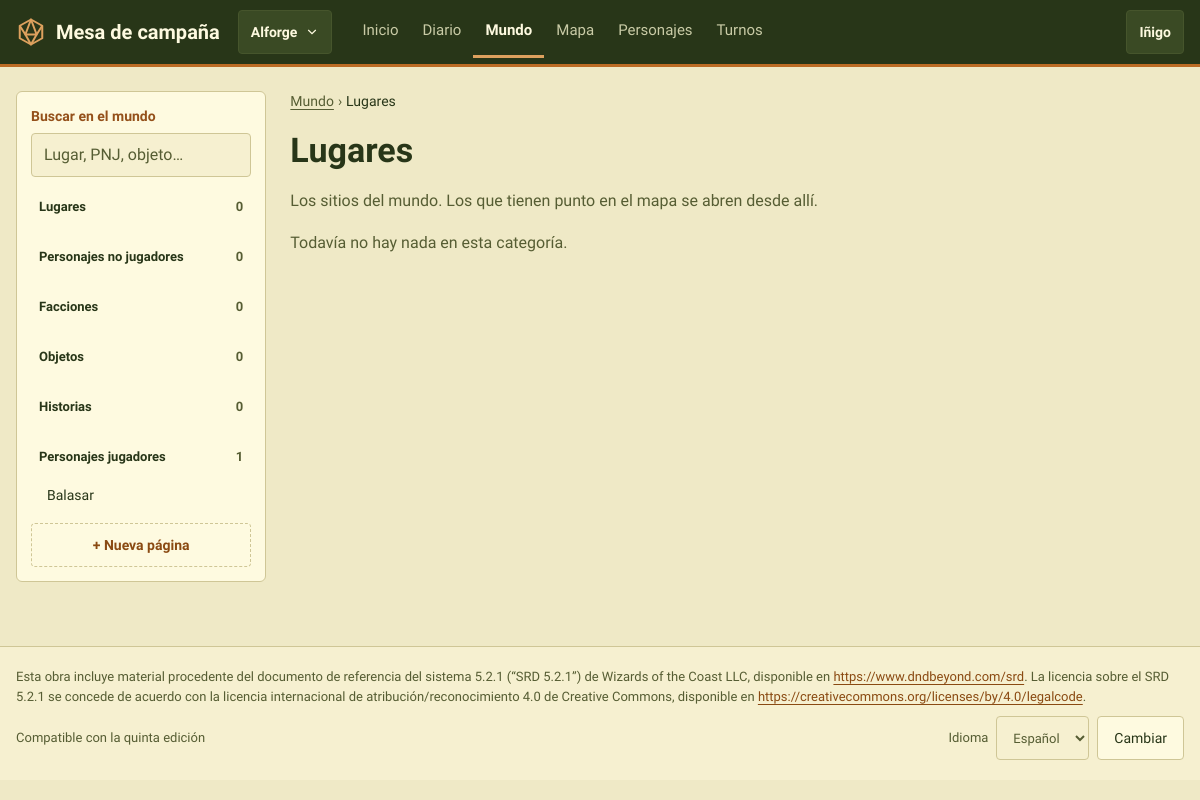
Page /c/3/mundo/?cat=lugar (signed in) on the earlier database version.
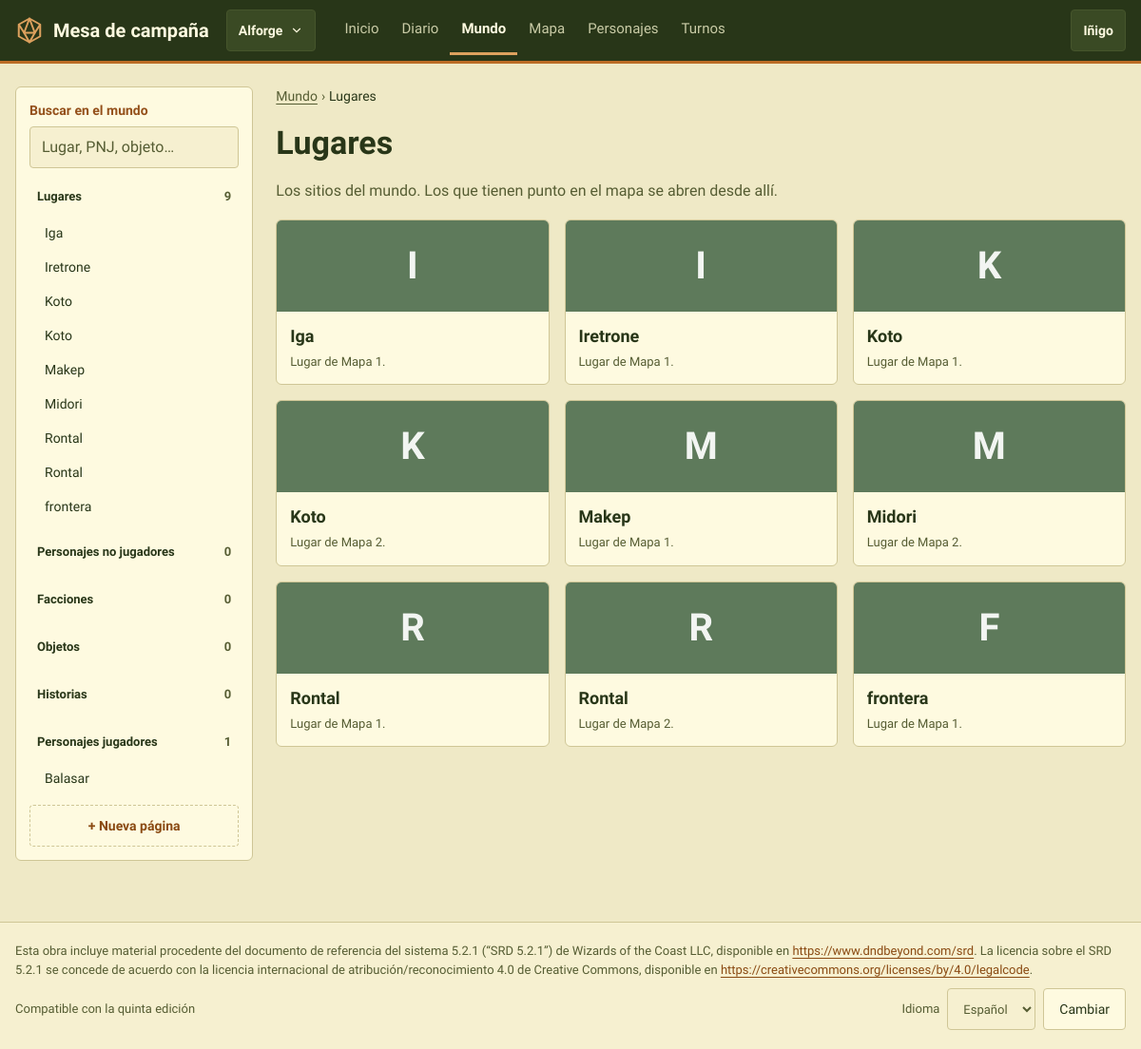
Same page on the later database version.
### CampaignManager/models.py (models this page shows, shortened)
class Campaign(models.Model):
    class Status(models.TextChoices):
        ACTIVA = "activa", "Activa"
        PAUSADA = "pausada", "Pausada"
        TERMINADA = "terminada", "Terminada"
    name = models.CharField(max_length=100)
    description = models.TextField(blank=True)
    start_date = models.DateField()
    status = models.CharField(max_length=10, choices=Status.choices, default=Status.ACTIVA)
    cover = models.ImageField(upload_to="portadas/", blank=True)
    notice = models.TextField(blank=True, help_text="«Aviso del máster» on the home page")
    world_day = models.CharField(max_length=100, blank=True, help_text="Day in the world, e.g. «3 de Brumario»")
    world_year = models.CharField(max_length=100, blank=True)
    masters = models.ManyToManyField(User, related_name="dm_campaigns")
    players = models.ManyToManyField(User, related_name="player_campaigns", blank=True)
    class Meta:
        ordering = ["name"]
        indexes = [models.Index(fields=["status"])]
    def _role(self, user):
        if not user.is_authenticated:
            return None
        cache = self.__dict__.setdefault("_roles", {})
        if user.pk not in cache:
            if self.masters.filter(pk=user.pk).exists():
                cache[user.pk] = "master"
            elif self.players.filter(pk=user.pk).exists():
                cache[user.pk] = "player"
            else:
                cache[user.pk] = None
        return cache[user.pk]
    def is_master(self, user):
        return self._role(user) == "master"
    def is_member(self, user):
        return self._role(user) is not None
    @property
    def party(self):
        return self.characters.filter(is_npc=False, status=Character.Status.APROBADO)

class User(AbstractUser):
    pass

class Character(models.Model):
    class Status(models.TextChoices):
        PENDIENTE = "pendiente", "Pendiente"
        APROBADO = "aprobado", "Aprobado"
    name = models.CharField(max_length=100)
    xp = models.IntegerField(default=0)
    level = models.PositiveSmallIntegerField(
        default=1,
        validators=[MinValueValidator(1), MaxValueValidator(rules.MAX_LEVEL)],
        help_text="Level reached. It can be behind the XP until the player levels up",
    )
    hp = models.IntegerField(help_text="Maximum hit points")
    temp_hp = models.IntegerField(help_text="Current hit points")
    ac = models.IntegerField(help_text="Armor class")
    temp_ap = models.IntegerField(default=0, help_text="Current armor points")
    inspiration = models.IntegerField(default=0)
    strength = models.IntegerField()
    dexterity = models.IntegerField()
    constitution = models.IntegerField()
    intelligence = models.IntegerField()
    wisdom = models.IntegerField()
    charisma = models.IntegerField()
    portrait = models.ImageField(upload_to="retratos/", blank=True)
    background = models.TextField(blank=True)
    notes = models.TextField(blank=True, help_text="The player's own notes")
    status = models.CharField(max_length=10, choices=Status.choices, default=Status.APROBADO)
    dead = models.BooleanField(default=False)
    knocked_down_in = models.ForeignKey(
        "Encounter", on_delete=models.SET_NULL, null=True, blank=True, related_name="+",
        help_text="The fight in which the character was last knocked down",
    )
    magic_points = models.PositiveIntegerField(default=0)
    magic_points_bonus = models.IntegerField(
        default=0, help_text="The master's adjustment to the magic points the class gives at this level (can be negative)")
    player = models.ForeignKey(User, on_delete=models.SET_NULL, null=True, blank=True)
    char_class = models.ForeignKey("CharacterClass", on_delete=models.PROTECT)
    subclass = models.ForeignKey("Subclass", on_delete=models.PROTECT, null=True, blank=True)
    race = models.ForeignKey("Race", on_delete=models.PROTECT)
    subrace = models.ForeignKey("Subrace", on_delete=models.PROTECT, null=True, blank=True)
    campaigns = models.ManyToManyField("Campaign", blank=True, related_name="characters")
    is_npc = models.BooleanField(default=False)
    template = models.ForeignKey(
        "self",
        on_delete=models.CASCADE,
        null=True,
        blank=True,
        related_name="copies",
        limit_choices_to={"is_npc": True, "template__isnull": True},
        help_text="Only for NPC copies: the NPC template this character was made from",
    )
    abilities = models.ManyToManyField("Ability", through="CharacterAbility", blank=True)
    spells = models.ManyToManyField("Spell", blank=True)
    items = models.ManyToManyField("Item", through="Inventory")
    effects = models.ManyToManyField("Effect", through="ActiveEffect")
    class Meta:
        ordering = ["name"]
        indexes = [models.Index(fields=["is_npc", "status"])]
        constraints = [
            models.CheckConstraint(
                condition=models.Q(template__isnull=True) | models.Q(is_npc=True),
                name="template_only_for_npcs",
                violation_error_message="Only NPCs can have a template.",
            ),
            models.CheckConstraint(
                condition=models.Q(level__gte=1, level__lte=rules.MAX_LEVEL),
                name="level_from_1_to_max",
            ),
        ]

### CampaignManager/campaign_models.py (models this page shows, shortened)
class Page(models.Model):
    class Category(models.TextChoices):
        LUGAR = "lugar", "Lugar"
        PNJ = "pnj", "PNJ"
        FACCION = "faccion", "Facción"
        OBJETO = "objeto", "Objeto"
        HISTORIA = "historia", "Historia"
    PARENT_CATEGORIES = (Category.LUGAR, Category.FACCION)
    campaign = models.ForeignKey(Campaign, on_delete=models.CASCADE, related_name="pages")
    title = models.CharField(max_length=200)
    slug = models.SlugField(max_length=220, blank=True)
    category = models.CharField(max_length=10, choices=Category.choices, default=Category.LUGAR)
    parent = models.ForeignKey(
        "self", on_delete=models.SET_NULL, null=True, blank=True, related_name="children",
        limit_choices_to={"category__in": PARENT_CATEGORIES},
        help_text="Only a place or a faction",
    )
    summary = models.TextField(blank=True)
    body = models.TextField(blank=True, help_text="[[Name]] links to another page")
    secret = models.TextField(blank=True, help_text="Only masters see it")
    image = models.ImageField(upload_to="mundo/", blank=True)
    revealed = models.BooleanField(default=False, help_text="Pages that are not revealed do not exist for players")
    location = models.OneToOneField(
        "MapLocation", on_delete=models.SET_NULL, null=True, blank=True, related_name="page",
        help_text="Only for places: the map location of this page",
    )
    objects = PageQuerySet.as_manager()
    class Meta:
        ordering = ["campaign", "title"]
        constraints = [models.UniqueConstraint(fields=["campaign", "slug"], name="unique_page_slug")]
        indexes = [models.Index(fields=["campaign", "category", "revealed"])]

### CampaignManager/views_world.py (the view)
class WorldIndexView(WorldMixin, TemplateView):
    template_name = "world_index.html"
    def get_context_data(self, **kwargs):
        context = super().get_context_data(**kwargs)
        category = self.request.GET.get("cat", "lugar")
        if category not in CATEGORY_INFO:
            category = "lugar"
        pages = Page.objects.visible_for(self.request.user, self.campaign).select_related("parent")
        if category == "pj":
            cards = [{"character": c} for c in self.campaign.party.select_related("race", "char_class")]
        else:
            cards = [{"page": p, "summary": p.summary or first_sentence(p.body) or "Página vacía."}
                     for p in pages.filter(category=category).order_by("title")]
        label, intro = CATEGORY_INFO[category]
        context.update(self.sidebar(), category=category, category_label=label, category_intro=intro, cards=cards)
        return context

### CampaignManager/templates/world_index.html (shortened to what this page needs)
{% extends "world_base.html" %}
{% load i18n mesa %}
{% block world %}
<nav class="migas" aria-label="{% translate 'Ruta' %}"><a href="{% url 'world' campaign.pk %}">{% translate "Mundo" %}</a><span aria-hidden="true">›</span><span style="color:var(--text)">{% translate category_label %}</span></nav>
<h1>{% translate category_label %}</h1>
<p class="atenuado">{% translate category_intro %}</p>
<div class="rejilla" style="grid-template-columns:repeat(auto-fill,minmax(min(240px,100%),1fr))">
    {% for card in cards %}
    {% if card.character %}
    <a class="tarjeta sin-relleno tarjeta-enlace" href="{% url 'sheet' campaign.pk card.character.pk %}">
        <span class="ficha-pagina" style="background:{{ card.character|avatar_color }}">{% if card.character.portrait %}<img src="{{ card.character.portrait.url }}" alt="">{% else %}{{ card.character.name|initial }}{% endif %}</span>
        <span class="pila-s" style="padding:12px 14px 14px;gap:4px"><b style="font-size:18px">{{ card.character.name }}</b><span class="pequeno atenuado">{{ card.character.race }} · {{ card.character.char_class }}</span></span>
    </a>
    {% else %}
    <a class="tarjeta sin-relleno tarjeta-enlace" href="{% url 'world_page' campaign.pk card.page.slug %}">
        <span class="ficha-pagina cat-{{ card.page.category }}">{% if card.page.image %}<img src="{{ card.page.image.url }}" alt="">{% else %}{{ card.page.title|initial }}{% endif %}</span>
        <span class="pila-s" style="padding:12px 14px 14px;gap:4px">
            <span class="fila-s" style="justify-content:space-between"><b style="font-size:18px">{{ card.page.title }}</b></span>
            <span class="pequeno atenuado">{{ card.summary|plain }}</span>
        </span>
    </a>
    {% endif %}
    {% empty %}<p class="atenuado">{% translate "Todavía no hay nada en esta categoría." %}</p>{% endfor %}
</div>
{% endblock %}

### CampaignManager/templates/world_base.html (shortened to what this page needs)
{% extends "base.html" %}
{% load i18n mesa %}
{% block content %}
<section class="fila" style="gap:24px" aria-label="{% translate 'Mundo' %}">
    <aside class="tarjeta compacta" style="flex:1 1 250px;min-width:0">
        <form method="get" action="{% url 'world' campaign.pk %}" role="search" class="campo">
            <label for="buscar-mundo" class="rotulo">{% translate "Buscar en el mundo" %}</label>
            <input id="buscar-mundo" class="entrada" type="search" name="q" value="{{ q }}" placeholder="{% translate 'Lugar, PNJ, objeto…' %}">
        </form>
        <nav class="arbol pila-s" style="gap:10px" aria-label="{% translate 'Páginas del mundo' %}">
            {% for group in world_groups %}
            <div>
                <a class="categoria" href="{% url 'world' campaign.pk %}?cat={{ group.key }}" style="padding-left:8px">{% translate group.label %} <span class="atenuado">{{ group.count }}</span></a>
                <ul class="lista-limpia" style="gap:0">
                    {% for item in group.items %}
                    {% if item.header %}<li class="grupo" style="padding-left:16px">{{ item.header.title }}</li>
                    {% elif item.character %}<li><a href="{% url 'sheet' campaign.pk item.character.pk %}" style="padding-left:16px">{{ item.character.name }}</a></li>
                    {% else %}<li><a href="{% url 'world_page' campaign.pk item.page.slug %}" style="padding-left:{{ item.pad }}px" {% if current_page and current_page.pk == item.page.pk %}aria-current="page"{% endif %}>
                        <span>{{ item.page.title }}</span>{% if not item.page.revealed %}<span class="pastilla p-morado" style="font-size:10px">{% translate "OCULTO" %}</span>{% endif %}</a></li>{% endif %}
                    {% endfor %}
                </ul>
            </div>
            {% endfor %}
        </nav>
        {% if is_master %}<a class="btn btn-discreto" href="{% url 'world_new' campaign.pk %}">+ {% translate "Nueva página" %}</a>{% endif %}
    </aside>
    <div class="ancho pila">
        {% block world %}{% endblock %}
    </div>
</section>
{% endblock %}

### CampaignManager/templates/base.html (shortened to what this page needs)
{% load static i18n mesa %}<!DOCTYPE html>
{% get_current_language as LANGUAGE_CODE %}
<html lang="{{ LANGUAGE_CODE }}">
<head>
    <link rel="stylesheet" href="{% asset 'css/mesa.css' %}">
</head>
<body>
<header class="cabecera">
    <div class="cabecera-inner">
        <a class="marca" href="{% url 'start' %}">
            <svg width="30" height="30" viewBox="0 0 24 24" fill="none" stroke="#DDA15E" stroke-width="1.6" stroke-linejoin="round" aria-hidden="true"><path d="M12 2 21 7v10l-9 5-9-5V7z"></path><path d="M12 2 7.5 14h9z"></path><path d="M3 7l4.5 7M21 7l-4.5 7M7.5 14 12 22l4.5-8"></path></svg>
            <span>Mesa de campaña</span>
        </a>
        {% if user.is_authenticated and nav_campaigns %}
        <details class="desplegable">
            <summary aria-label="{% translate 'Cambiar de campaña' %}">{% if nav_campaign %}{{ nav_campaign.name }}{% else %}{% translate "Tus campañas" %}{% endif %}
                <svg width="14" height="14" viewBox="0 0 24 24" fill="none" stroke="currentColor" stroke-width="2" stroke-linecap="round" aria-hidden="true"><path d="M6 9l6 6 6-6"></path></svg></summary>
        </details>
        {% endif %}
        {% if nav_items %}
        <nav id="nav-secciones" class="nav" aria-label="{% translate 'Secciones de la campaña' %}">
            {% for item in nav_items %}
            <a href="{{ item.url }}" {% if item.current %}aria-current="page"{% endif %}>{{ item.label }}{% if item.badge %} <span class="insignia">{{ item.badge }}</span>{% endif %}</a>
            {% endfor %}
        </nav>
        {% else %}
        <span style="margin-right:auto"></span>
        {% endif %}
        {% if user.is_authenticated %}
        <details class="desplegable">
            <summary>{{ user.get_short_name|default:user.username }}</summary>
        </details>
        {% endif %}
    </div>
</header>
<main id="principal" class="contenido">
    {% block content %}{% endblock %}
</main>
<footer class="pie">
    <div class="pie-inner">
        <p lang="es">Esta obra incluye material procedente del documento de referencia del sistema 5.2.1 (“SRD 5.2.1”) de Wizards of the Coast LLC, disponible en <a href="https://www.dndbeyond.com/srd">https://www.dndbeyond.com/srd</a>. La licencia sobre el SRD 5.2.1 se concede de acuerdo con la licencia internacional de atribución/reconocimiento 4.0 de Creative Commons, disponible en <a href="https://creativecommons.org/licenses/by/4.0/legalcode">https://creativecommons.org/licenses/by/4.0/legalcode</a>.</p>
        <div class="fila-s" style="justify-content:space-between">
            <span>{% translate "Compatible con la quinta edición" %}</span>
            <form action="{% url 'set_language' %}" method="post" class="fila-s">
                <label for="idioma">{% translate "Idioma" %}</label>
                <select id="idioma" name="language" class="entrada" style="width:auto">
                    {% get_available_languages as LANGUAGES %}
                    {% for code, name in LANGUAGES %}<option value="{{ code }}" {% if code == LANGUAGE_CODE %}selected{% endif %}>{{ name }}</option>{% endfor %}
                </select>
                <button type="submit" class="btn">{% translate "Cambiar" %}</button>
            </form>
        </div>
    </div>
</footer>
</body>
</html>

Differences in the rows shown:
added Page: page "Iga", page|initial "I", summary|plain "Lugar de Mapa 1."
added Page: page "Iretrone", page|initial "I", summary|plain "Lugar de Mapa 1."
added Page: page "Koto", page|initial "K", summary|plain "Lugar de Mapa 1."
added Page: page "Koto", page|initial "K", summary|plain "Lugar de Mapa 2."
added Page: page "Makep", page|initial "M", summary|plain "Lugar de Mapa 1."
added Page: page "Midori", page|initial "M", summary|plain "Lugar de Mapa 2."
added Page: page "Rontal", page|initial "R", summary|plain "Lugar de Mapa 1."
added Page: page "Rontal", page|initial "R", summary|plain "Lugar de Mapa 2."
added Page: page "frontera", page|initial "F", summary|plain "Lugar de Mapa 1."
Other differences:
new list line: "Lugares 9"
list line gone: "Lugares 0"
text no longer shown: "Todavía no hay nada en esta categoría."
